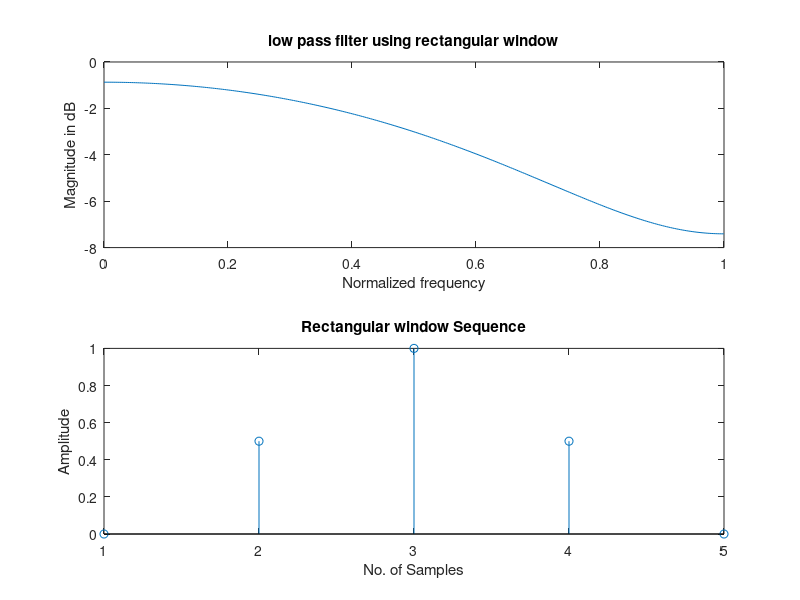

The MATLAB source for this figure:
clc;
clear all;
close all;
wc=0.5*pi;
N = input('Enter the value of N=');
alpha = (N-1)/2;
eps = 0.001;
n = 0:1:N-1;
hd = sin(wc*(n-alpha+eps))./(pi*(n-alpha+eps));
wr = bartlett(N);
hn = hd.*wr';
w = 0:0.01:pi;
h = freqz(hn,1,w);
subplot(2,1,1);
plot(w/pi,10*log10(abs(h)));
title('low pass filter using rectangular window');
xlabel('Normalized frequency');
ylabel('Magnitude in dB');
subplot(2,1,2);
stem(wr);
title('Rectangular window Sequence');
xlabel('No. of Samples');
ylabel('Amplitude');

